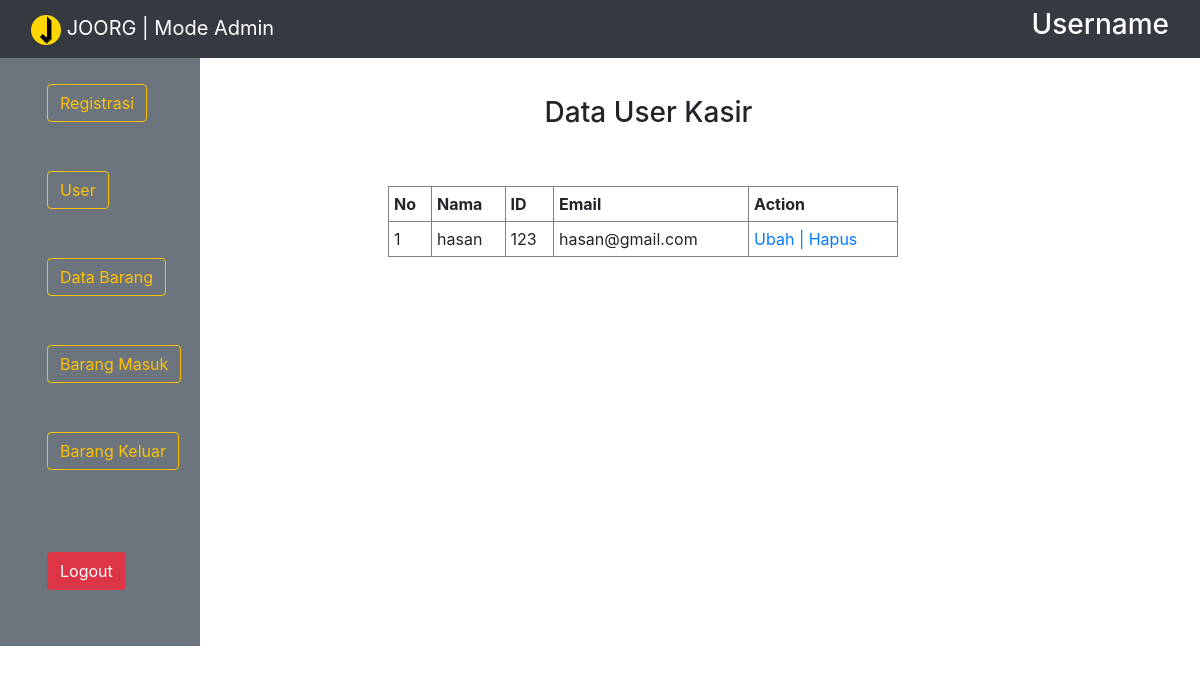
The app's page /userkasir.php (signed in) with its own data.
### tables this page shows
CREATE TABLE `tb_userkasir` (
  `id` int(11) NOT NULL,
  `username` varchar(256) NOT NULL,
  `id_kasir` varchar(256) NOT NULL,
  `email` varchar(256) NOT NULL,
  `password` varchar(256) NOT NULL
);

### function.php (called while the page is built, shortened)
<?php
$conn = mysqli_connect('bariskode.online', 'bariskod', 'passforlife9', 'bariskod_joorg');
function query($query)
{
    global $conn;
    $result = mysqli_query($conn, $query);
    $rows = [];
    while ($row = mysqli_fetch_assoc($result)){
    $rows[] = $row;
    }
    return $rows;
   }
?>

### userkasir.php (the view, shortened to what this page needs)
<?php
require "function.php";
$rows = query("SELECT * FROM tb_userkasir");
include 'navbar.php';
?>
<!DOCTYPE html>
<html lang="en">
<head>
    <link rel="stylesheet" href='https://maxcdn.bootstrapcdn.com/bootstrap/4.0.0/css/bootstrap.min.css'>
    <link rel="stylesheet" href='https://use.fontawesome.com/releases/v5.8.1/css/all.css'>
</head>
<div class="col-md-8">
            <div class="container">
                <div class="row pl-3">
                    <div class="col-md-12 pl-5 justify-content-center">
                        <h3 class="text-center pl-5 mt-5">Data User Kasir</h3>
                    </div>
                </div>
        <div class="col-md-6 mt-5 ml-4 ">
            <table class="isi" border="1" cellspacing=10 cellpadding=5 style="width: 150%">
                <thead class="tulisan">
                    <th>No</th>
                    <th>Nama</th>
                    <th>ID</th>
                    <th>Email</th>
                    <th>Action</th>
                </thead>
                <tbody class="tulisan">
                    <?php $i=1; ?>
                    <?php foreach ($rows as $row) :?>
                    <tr>
                        <td><?php echo $i ?></td>
                        <td><?php echo $row["username"]; ?></td>
                        <td><?php echo $row["id_kasir"]; ?></td>
                        <td><?php echo $row["email"]; ?></td>
                        <td>
                            <a href="editkasir.php?id=<?php echo $row["id"];?>">Ubah | </a>
                            <a href="hapuskasir.php?id=<?php echo $row["id"];?>"
                                onclick="return confirm(' Apakah anda yakin akan menghapus data?')">Hapus</a>
                        </td>
                    </tr>
                    <?php $i++; ?>
                    <?php endforeach; ?>
                </tbody>
            </table>
        </div>
    </div>
    </div>

### style1.css (style rules this page uses)
.isi { margin-top: 5%; margin-left: 35%; }

### records on screen
tb_userkasir: username "hasan", id_kasir "123", email "hasan@gmail.com"
